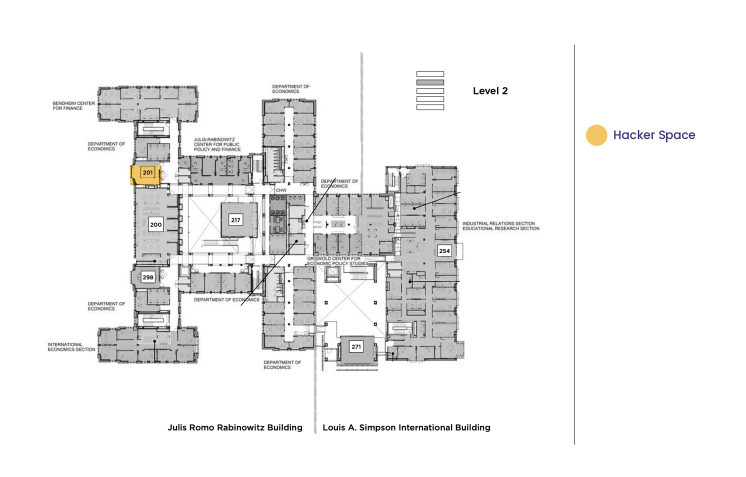
#> input picture server/venue/level_2.png, 1492 x 954 px (shown at 1/2 size); its folder holds 3 pictures in this run
$ python venue_walkable.py
#> lines starting #> are read from the running program, lines starting #| are printed output that depends on the picture; after the words box and inside, x2 and y2 are one past the last pixel; in counts of white or black regions, pixels touching at a corner belong together
### tools/venue_align.py
"""Fit a venue floor plan image (HackPrinceton map) to the Matterport map frame.

The scan's walkable floor (Matterport floor plan alpha mask: where the scan has floor) must land
on walkable pixels of the venue plan: white corridors and the green atrium. Brute force over
scale and shift (rotation searched in small steps), coarse to fine; writes the transform
image px -> map metres into server/venue/align.json and an overlay PNG for a visual check.

  uv run python3 tools/venue_align.py --level 1 --mp-floor 2
  uv run python3 tools/venue_align.py --level 2 --mp-floor 3
"""

from __future__ import annotations

import argparse
import json
import math
from pathlib import Path

import numpy as np
from PIL import Image, ImageDraw

ROOT = Path(__file__).resolve().parents[1]
VENUE = ROOT / "server" / "venue"
MP = ROOT / "data" / "matterport" / "floorplans"


def walkable(img: Image.Image) -> np.ndarray:
    """Venue plan pixels a person can stand on: near-white (corridors, open atrium) or the
    green atrium highlight. Grey rooms, walls, yellow/blue room fills are not walkable."""
    a = np.asarray(img.convert("RGB")).astype(np.int16)
    r, g, b = a[..., 0], a[..., 1], a[..., 2]
    white = (r > 235) & (g > 235) & (b > 235)
    green = (g > 170) & (r < 190) & (b < 160) & (g - r > 30)
    return white | green


def mp_floor_points(mp_floor: int, step_m: float = 0.25) -> np.ndarray:
    """Map-frame points (metres) where the Matterport scan has floor, on a step_m grid."""
    meta = json.loads((MP / "index.json").read_text())
    m = next(x for x in meta if x["floor"] == mp_floor - 1 and "alpha" in x["file"] and x["width"] >= 2000)
    a = np.asarray(Image.open(MP / m["file"]).convert("RGBA"))[..., 3] > 0
    s, (ox, oy), h = m["px_per_m"], (m["origin"]["x"], m["origin"]["y"]), a.shape[0]
    stride = max(1, int(round(step_m * s)))
    ys, xs = np.nonzero(a[::stride, ::stride])
    px, py = xs * stride, ys * stride
    return np.stack([ox + px / s, oy + (h - py) / s], axis=1)


# [89 lines left out: functions to_img, score, fit, overlay, main, not called in this run]


# [2 lines that do not run on import are left out]

### tools/venue_walkable.py
"""Where a person can stand on each venue level: a mask in plan pixels, server/venue/walk_<level>.png.

The live position is snapped onto it (server/venue.py), so the dot never sits in a hole, a wall
or an office. Built from:

1. The plan: white corridors and coloured rooms (atrium green, hacker space yellow, sponsor blue,
   judges teal, judging pink); grey offices and walls are out. Small gaps from labels and
   column marks are closed.
2. The 3D scan, where there is one: inside the scanned area (Levels 1 and 2, JRR atrium and ring
   corridors) a pixel must also have scan floor at that level. This removes the big hole of the
   Level 2 atrium, which the plan draws as white with an X.
3. Holes outside the scan, traced by hand from the X marks and "open to below" labels.
4. Only areas connected to the traced walk graph are kept (drops the street, legend, specks).

  uv run python3 tools/venue_walkable.py [--overlay DIR]
"""

from __future__ import annotations

import argparse
import json
from pathlib import Path

import cv2
import numpy as np
from PIL import Image

from tools.venue_align import mp_floor_points, to_img, walkable

ROOT = Path(__file__).resolve().parents[1]
VENUE = ROOT / "server" / "venue"

# venue level -> Matterport floor of the scan (as in tools/venue_align.py); Level A has no scan
SCAN_FLOOR = {"1": 2, "2": 3}
# Holes drawn on the plans (X or "open to below") outside the scan, plan pixels
VOIDS = {
    "1": [[(838, 382), (868, 382), (868, 416), (838, 416)],  # LAS, "open to below"
          # X-marked openings around the JRR atrium (117): two on the west side, a strip on the east
          [(424, 386), (443, 386), (443, 417), (424, 417)],
          [(424, 455), (443, 455), (443, 489), (424, 489)],
          [(566, 386), (586, 386), (586, 492), (566, 492)]],
    "2": [[(652, 562), (748, 562), (748, 668), (674, 668), (674, 646), (652, 646)]],  # LAS atrium, X
    # JRR west areaway and the terrace south of it: outlines on the plan, not rooms or corridors
    "A": [[(198, 300), (272, 300), (272, 712), (198, 712)], [(198, 712), (398, 712), (398, 792), (198, 792)]],
}


def coloured(img: Image.Image) -> np.ndarray:
    """Event room fills: saturated colour (yellow, blue, teal, pink, green)."""
    a = np.asarray(img.convert("RGB")).astype(np.int16)
    hi, lo = a.max(axis=2), a.min(axis=2)
    return (hi - lo > 60) & (hi > 150)


def footprint(img: Image.Image, gap_px: int = 21) -> np.ndarray:
    """Inside of the buildings: drawn (non-white) pixels, closed over door-sized gaps in the outer
    walls, with every enclosed area filled. The street and page background stay outside."""
    a = np.asarray(img.convert("RGB"))
    drawn = (~((a[..., 0] > 235) & (a[..., 1] > 235) & (a[..., 2] > 235))).astype(np.uint8)
    k = cv2.getStructuringElement(cv2.MORPH_ELLIPSE, (gap_px, gap_px))
    closed = cv2.morphologyEx(drawn, cv2.MORPH_CLOSE, k)
    h, w = closed.shape
    outside = closed.copy()
    flood = np.zeros((h + 2, w + 2), np.uint8)
    cv2.floodFill(outside, flood, (0, 0), 2)  # pad is white page: (0, 0) is outside
    return (outside != 2).astype(np.uint8)


def scan_floor(level: str, align: dict, shape) -> np.ndarray | None:
    if level not in SCAN_FLOOR:
        return None
    uv = np.round(to_img(mp_floor_points(SCAN_FLOOR[level], 0.1), align[level])).astype(int)
    h, w = shape
    ok = (uv[:, 0] >= 0) & (uv[:, 0] < w) & (uv[:, 1] >= 0) & (uv[:, 1] < h)
    m = np.zeros(shape, np.uint8)
    m[uv[ok, 1], uv[ok, 0]] = 1
    return cv2.morphologyEx(m, cv2.MORPH_CLOSE, np.ones((5, 5), np.uint8))


def build(level: str, venue: dict, align: dict) -> tuple[np.ndarray, dict]:
    img = Image.open(VENUE / f"level_{level}.png")
    plan = (walkable(img) | coloured(img)).astype(np.uint8)
    plan = cv2.morphologyEx(plan, cv2.MORPH_CLOSE, np.ones((5, 5), np.uint8))  # labels, column marks
    plan &= footprint(img)
    walk = plan.copy()
    info: dict = {}
    scan = scan_floor(level, align, plan.shape)
    if scan is not None:
        hull = np.zeros_like(plan)
        ys, xs = np.nonzero(scan)
        cv2.fillPoly(hull, [cv2.convexHull(np.stack([xs, ys], axis=1).astype(np.int32))], 1)
        near_scan = cv2.dilate(scan, np.ones((7, 7), np.uint8))  # about 0.5 m of slack
        walk = np.where(hull > 0, plan & near_scan, plan)
        info["scanned_px"] = int(hull.sum())
        info["removed_by_scan_px"] = int((plan & hull & (1 - near_scan)).sum())
    for poly in VOIDS.get(level, []):
        cv2.fillPoly(walk, [np.array(poly, np.int32)], 0)
    # keep the parts the walk graph touches; strips under about 0.7 m wide (the dashed building divider,
    # gaps between outline lines) are dropped by testing on an opened copy
    k = np.ones((5, 5), np.uint8)
    _, lab = cv2.connectedComponents(cv2.morphologyEx(walk, cv2.MORPH_OPEN, k), connectivity=8)
    rooms = [r for r in venue["rooms"] if r["level"] == level]
    nodes = venue["nodes"][level]
    seeds = list(nodes.values()) + [r["door"] for r in rooms] + [r["label"] for r in rooms]
    for chain in venue["corridors"].get(level, []):  # along each traced corridor, every 4 px
        for a, b in zip(chain, chain[1:]):
            (ua, va), (ub, vb) = nodes[a], nodes[b]
            n = max(1, int(np.hypot(ub - ua, vb - va) // 4))
            seeds += [(ua + (ub - ua) * i / n, va + (vb - va) * i / n) for i in range(n + 1)]
    keep = set()
    for u, v in seeds:
        u, v = int(round(u)), int(round(v))
        win = lab[max(0, v - 4):v + 5, max(0, u - 4):u + 5]
        keep.update(int(x) for x in np.unique(win) if x)
    walk = walk & cv2.dilate(np.isin(lab, list(keep)).astype(np.uint8), k)
    off = [k for k, (u, v) in venue["nodes"][level].items()
           if not walk[max(0, int(v) - 3):int(v) + 4, max(0, int(u) - 3):int(u) + 4].any()]
    info.update(walkable_px=int(walk.sum()), nodes_off_mask=off)
    return walk, info


def main() -> None:
    ap = argparse.ArgumentParser()
    ap.add_argument("--overlay", help="directory for check images (mask in red over the plan)")
    a = ap.parse_args()
    venue = json.loads((VENUE / "venue.json").read_text())
#> (reads server/venue/venue.json from the repository)
    align = json.loads((VENUE / "align.json").read_text())
#> (reads server/venue/align.json from the repository)
    for lv in venue["levels"]:
        level = lv["id"]
        walk, info = build(level, venue, align)
#> in build, img is the input picture: PIL image 1492x954 RGBA; mean R, G, B, A 240.6, 240.4, 240.2, 255
#> in walkable, `white = (r > 235) & (g > 235) & (b > 235)`:
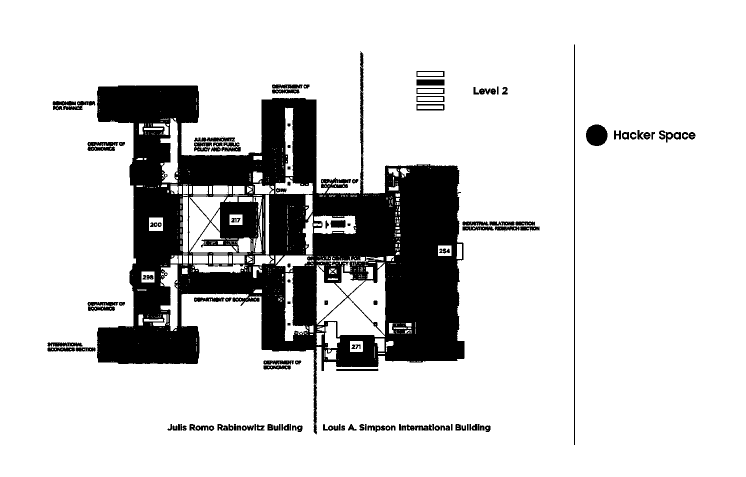
#> white: shape (954, 1492) bool (shown at 1/2 size); 83.2% white; 138 black regions (7 under 20 px), largest, box (x1, y1, x2, y2) and area: (194, 103, 929, 869) 216134, (1148, 89, 1150, 890) 1602, (1172, 249, 1215, 292) 1473
#> in walkable, `green = (g > 170) & (r < 190) & (b < 160) & (g - r > 30)`: green: shape (954, 1492) bool; every value is 0
#> in coloured, `return (hi - lo > 60) & (hi > 150)`:
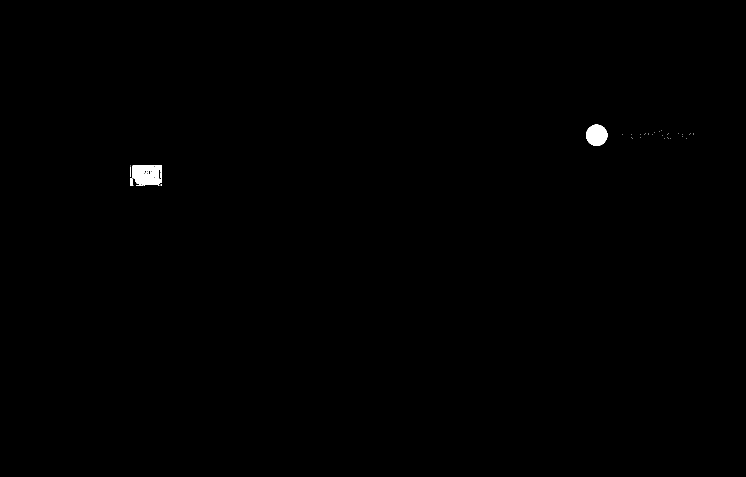
#> returned value: shape (954, 1492) bool (shown at 1/2 size); 0.25% white; 35 white regions (31 under 20 px), largest, box (x1, y1, x2, y2) and area: (264, 331, 324, 371) 1917, (1172, 249, 1215, 292) 1436, (260, 356, 267, 371) 85, (260, 333, 262, 354) 34
#> in build, `plan = (walkable(img) | coloured(img)).astype(np.uint8)`: plan: shape (954, 1492); values 0 (black) and 1 (white), 83.4% white; 165 black regions (32 under 20 px), largest, box (x1, y1, x2, y2) and area: (194, 103, 929, 869) 213899, (1148, 89, 1150, 890) 1602, (833, 159, 889, 171) 672
#> in build, `plan = cv2.morphologyEx(plan, cv2.MORPH_CLOSE, np.ones((5, 5), np.uint..`:
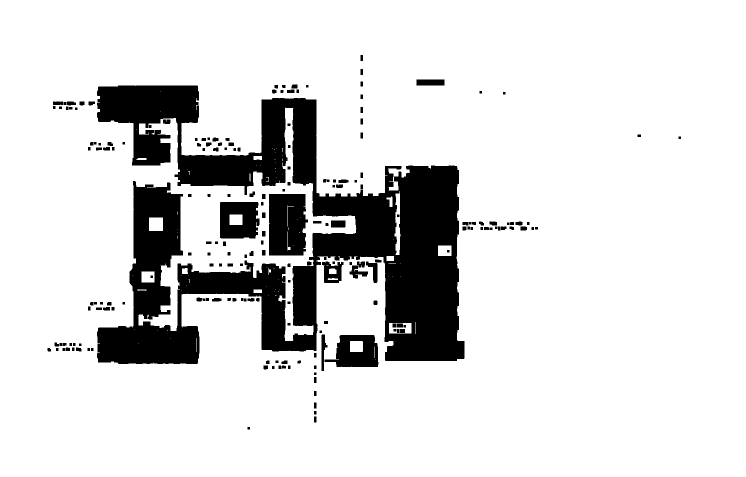
#> plan: shape (954, 1492) (shown at 1/2 size); values 0 (black) and 1 (white), 85.6% white; 197 black regions, largest, box (x1, y1, x2, y2) and area: (194, 171, 929, 728) 174119, (538, 388, 616, 511) 8775, (440, 404, 519, 477) 4915
#> in footprint, `closed = cv2.morphologyEx(drawn, cv2.MORPH_CLOSE, k)`:
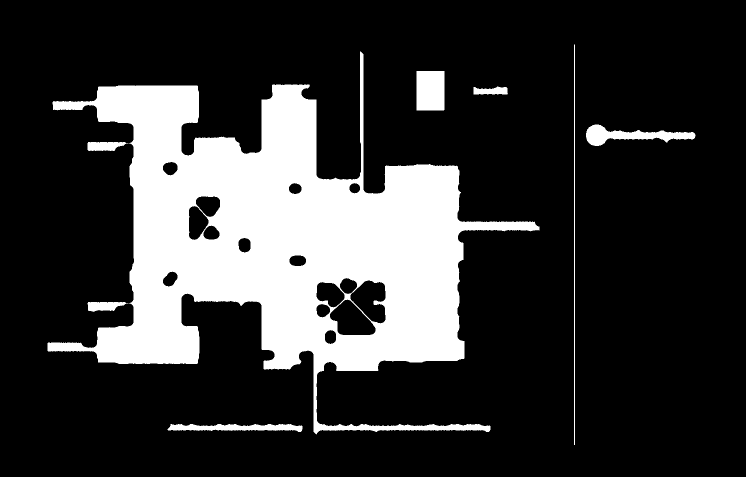
#> closed: shape (954, 1492) (shown at 1/2 size); values 0 (black) and 1 (white), 20.9% white; 8 white regions, largest, box (x1, y1, x2, y2) and area: (95, 103, 1079, 869) 281895, (833, 142, 889, 221) 4423, (1172, 249, 1391, 292) 4073
#> in footprint, `cv2.floodFill(outside, flood, (0, 0), 2)`:
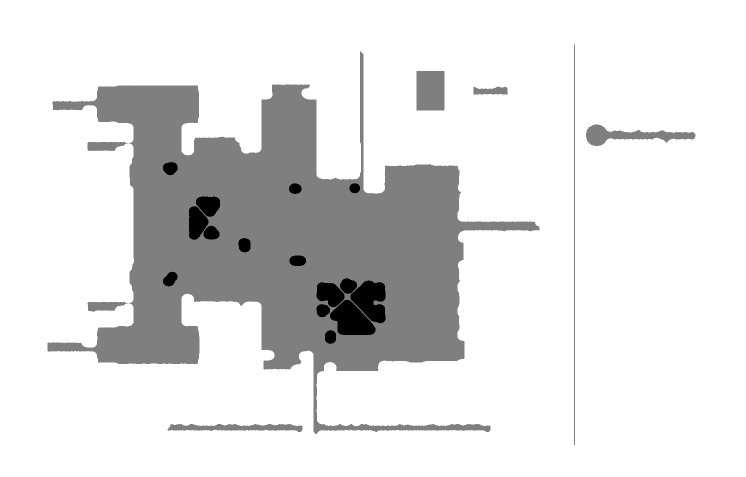
#> outside: shape (954, 1492) (shown at 1/2 size); min 0, max 2, mean 1.76; drawn with min black and max white
#> in footprint, `return (outside != 2).astype(np.uint8)`:
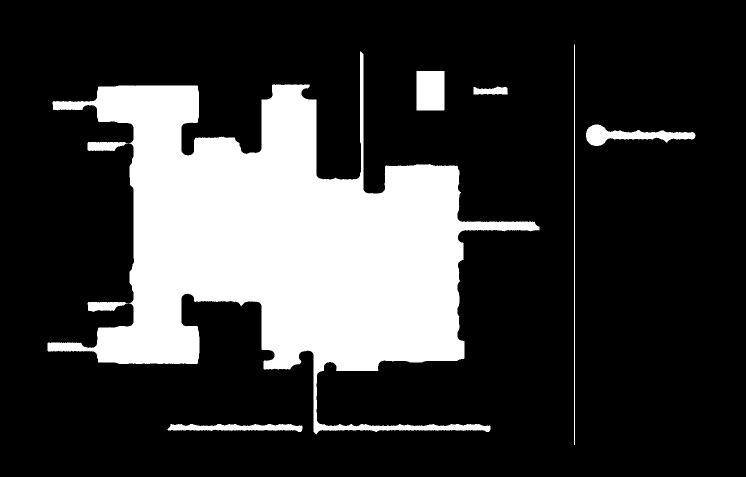
#> returned value: shape (954, 1492) (shown at 1/2 size); values 0 (black) and 1 (white), 22.3% white; 8 white regions, largest, box (x1, y1, x2, y2) and area: (95, 103, 1079, 869) 300841, (833, 142, 889, 221) 4423, (1172, 249, 1391, 292) 4073
#> in build, `plan &= footprint(img)`:
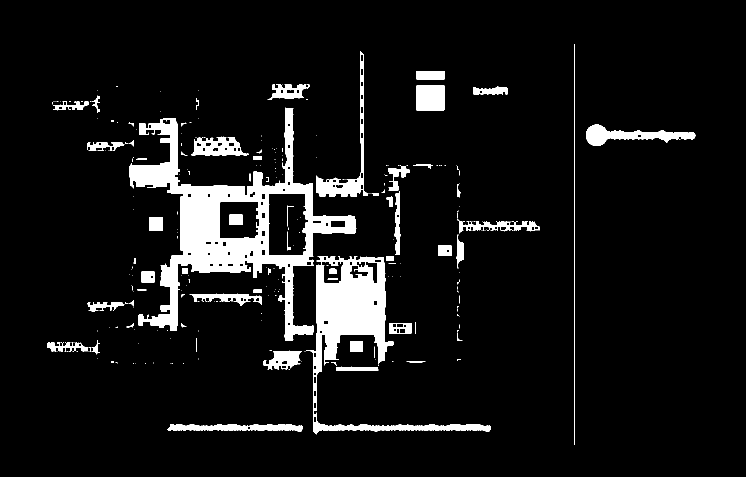
#> plan: shape (954, 1492) (shown at 1/2 size); values 0 (black) and 1 (white), 7.8% white; 244 white regions (179 under 20 px), largest, box (x1, y1, x2, y2) and area: (259, 215, 713, 682) 47881, (612, 513, 981, 869) 25825, (1172, 249, 1391, 292) 4010
        Image.fromarray(walk * 255).convert("1").save(VENUE / f"walk_{level}.png", optimize=True)
        print(f"level {level}: {info}")
        if a.overlay:
            rgb = np.asarray(Image.open(VENUE / f"level_{level}.png").convert("RGB")).copy()
            m = walk > 0
            rgb[m] = (0.55 * rgb[m] + 0.45 * np.array([230, 30, 30])).astype(np.uint8)
            for u, v in venue["nodes"][level].values():
                cv2.circle(rgb, (int(u), int(v)), 3, (0, 90, 255), -1)
            Image.fromarray(rgb).save(Path(a.overlay) / f"walk_{level}.png")


if __name__ == "__main__":
#> (the run stopped early here; a loop or call above may not have finished)
